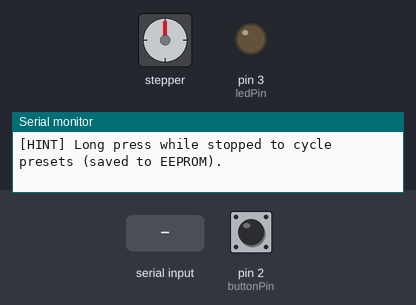
This sketch was run on a simulated Arduino Uno, built with avr-gcc and run on an emulated ATmega328P. Shown: stepper motor, output pins drawn as LEDs (lit = HIGH), the last lines printed to the serial monitor. Dashed ring = blinking. The test bench sets the inputs (shaded band); at power-on: pin 2 (buttonPin) HIGH. EEPROM starts erased; stepper angles assume 4096 steps per turn; pins used as bus, display or sensor lines are not drawn.

Above: at 1.9 s.
2.0 s: pin 2 (buttonPin) pulled LOW for 0.15 s
At 2.32 s:
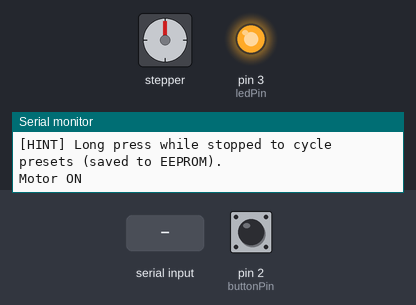
5.0 s: pin 2 (buttonPin) pulled LOW for 0.15 s
At 6.3 s:
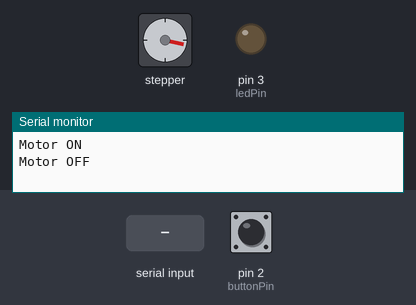
6.6 s: pin 2 (buttonPin) pulled LOW for 1 s
At 7.74 s:
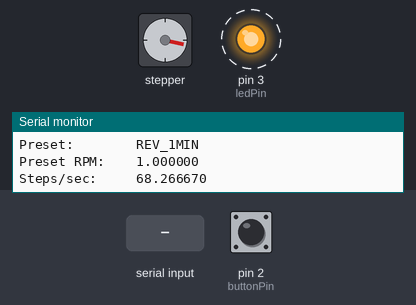
9.6 s: pin 2 (buttonPin) pulled LOW for 0.15 s
At 12.62 s:
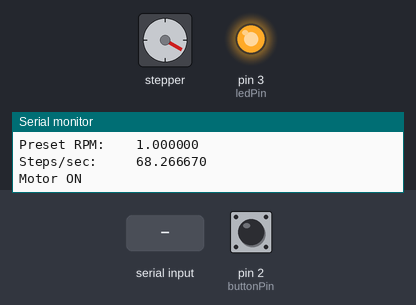
12.7 s: "t90\n" received over Serial
15.7 s: pin 2 (buttonPin) pulled LOW for 0.15 s
At 16.7 s:
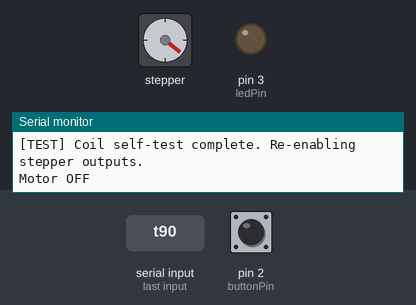
Timing chart, 0 to 18.3 s (numbered marks = the images above; inputs shaded):
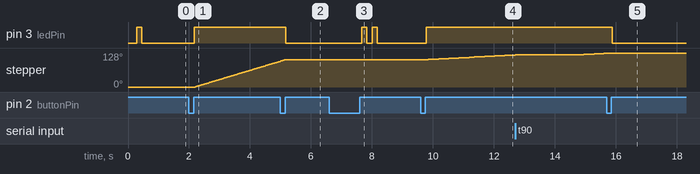

The sketch:

spinner_control.ino
```cpp
// Astra Drive
// Supports today's ULN2003+28BYJ-48 and a future STEP/DIR (e.g., NEMA‑17 + A4988/DRV8825)
// Paste directly into the Arduino IDE.

#include <AccelStepper.h>
#include <EEPROM.h>

// ========================= DRIVER SELECTION =========================
// Pick ONE of the following by uncommenting it. Default: ULN2003 28BYJ‑48.
#define DRIVER_ULN2003_28BYJ
// #define DRIVER_STEP_DIR  // e.g., NEMA‑17 + A4988/DRV8825/STEP-DIR driver
// ===================================================================

// ========================= SPEED PRESETS ============================
// Human-friendly speeds (one revolution per X time). Change PRESET.
enum SpeedPreset { REV_4H, REV_2H, REV_1MIN, REV_10S };
const uint8_t PRESET_COUNT = 4;
const SpeedPreset PRESET_SEQUENCE[PRESET_COUNT] = {
  REV_10S,
  REV_1MIN,
  REV_2H,
  REV_4H
};
SpeedPreset PRESET = REV_10S;  // <— bench-test friendly default; change this for the final display speed

const int PRESET_EEPROM_ADDR = 0;
const unsigned long longPressMs = 900;

static inline float rpmForPreset(SpeedPreset p) {
  switch (p) {
    case REV_4H:   return 60.0f / 14400.0f; // 4 hours
    case REV_2H:   return 60.0f /  7200.0f; // 2 hours
    case REV_1MIN: return 1.0f;             // 1 minute
    case REV_10S:  return 6.0f;             // 10 seconds
    default:       return 60.0f / 14400.0f;
  }
}
// ===================================================================

// ========================= IO PINS ==================================
const int buttonPin = 2;  // momentary to GND; uses INPUT_PULLUP
const int ledPin    = 3;  // status LED mirrors motor state

#if defined(DRIVER_ULN2003_28BYJ)
  // ULN2003 + 28BYJ‑48 wiring
  // Keep physical wiring sequential IN1→IN2→IN3→IN4 on the board.
  // AccelStepper’s HALF4WIRE needs a *software* sequence; different boards sometimes want a different order.
  // Set ULN2003_PIN_SEQUENCE to one of: 1324, 1234, 1423, 1243
  #define ULN2003_PIN_SEQUENCE 1324

  const int IN1_PIN = 8;   // ULN2003 IN1 → Arduino D8
  const int IN2_PIN = 9;   // ULN2003 IN2 → Arduino D9
  const int IN3_PIN = 10;  // ULN2003 IN3 → Arduino D10
  const int IN4_PIN = 11;  // ULN2003 IN4 → Arduino D11

  #if   ULN2003_PIN_SEQUENCE == 1324
    AccelStepper stepper(AccelStepper::HALF4WIRE, IN1_PIN, IN3_PIN, IN2_PIN, IN4_PIN);
    const char* SEQ_LABEL = "1,3,2,4";
  #elif ULN2003_PIN_SEQUENCE == 1234
    AccelStepper stepper(AccelStepper::HALF4WIRE, IN1_PIN, IN2_PIN, IN3_PIN, IN4_PIN);
    const char* SEQ_LABEL = "1,2,3,4";
  #elif ULN2003_PIN_SEQUENCE == 1423
    AccelStepper stepper(AccelStepper::HALF4WIRE, IN1_PIN, IN4_PIN, IN2_PIN, IN3_PIN);
    const char* SEQ_LABEL = "1,4,2,3";
  #elif ULN2003_PIN_SEQUENCE == 1243
    AccelStepper stepper(AccelStepper::HALF4WIRE, IN1_PIN, IN2_PIN, IN4_PIN, IN3_PIN);
    const char* SEQ_LABEL = "1,2,4,3";
  #else
    #error "Invalid ULN2003_PIN_SEQUENCE (use 1324, 1234, 1423, or 1243)"
  #endif
#elif defined(DRIVER_STEP_DIR)
  // STEP/DIR driver (A4988/DRV8825/TMC)—adjust pins to your wiring
  const int STEP_PIN = 8;
  const int DIR_PIN  = 9;
  AccelStepper stepper(AccelStepper::DRIVER, STEP_PIN, DIR_PIN);
#else
  #error "Select a driver: define DRIVER_ULN2003_28BYJ or DRIVER_STEP_DIR"
#endif
// ===================================================================

// ========================= MOTOR COUNTS =============================
// Define how many *commanded* steps equal one output-shaft revolution.
// ULN2003+28BYJ-48 with HALF4WIRE runs half-steps; typical gearbox ≈ 1:64.
//  - 28BYJ full-step count ≈ 2048 steps/rev
//  - 28BYJ half-step count ≈ 4096 steps/rev (smoother, our default)
// For STEP/DIR drivers, effective steps = motor_base_steps * MICROSTEP.
#if defined(DRIVER_ULN2003_28BYJ)
  const long STEPS_PER_REV = 4096L;  // half-step equivalent for most 28BYJ-48 sets
#elif defined(DRIVER_STEP_DIR)
  const int  BASE_STEPS_PER_REV = 200;  // NEMA‑17 1.8° = 200 full steps/rev
  const int  MICROSTEP          = 16;   // match your driver jumpers (1,2,4,8,16,32…)
  const long STEPS_PER_REV      = (long)BASE_STEPS_PER_REV * MICROSTEP;
#endif
// ===================================================================

// ========================= STATE ====================================
bool motorOn = false;
int  lastButton = HIGH;
int  stableButton = HIGH;
unsigned long lastDebounceMs = 0;
unsigned long buttonPressedAtMs = 0;
const unsigned long debounceMs = 25;

// Derived speed (steps per second)
float rpm = 0.0f;
float sps = 0.0f;  // steps per second
// ===================================================================

static inline bool isValidPresetByte(uint8_t raw) {
  return raw < PRESET_COUNT;
}

const char* labelForPreset(SpeedPreset p) {
  switch (p) {
    case REV_4H:   return "REV_4H";
    case REV_2H:   return "REV_2H";
    case REV_1MIN: return "REV_1MIN";
    case REV_10S:  return "REV_10S";
    default:       return "UNKNOWN";
  }
}

uint8_t sequenceIndexForPreset(SpeedPreset p) {
  for (uint8_t i = 0; i < PRESET_COUNT; ++i) {
    if (PRESET_SEQUENCE[i] == p) return i;
  }
  return 0;
}

uint8_t blinkCountForPreset(SpeedPreset p) {
  return sequenceIndexForPreset(p) + 1u;
}

void savePresetToEeprom() {
  EEPROM.update(PRESET_EEPROM_ADDR, (uint8_t)PRESET);
}

void loadPresetFromEeprom() {
  uint8_t raw = EEPROM.read(PRESET_EEPROM_ADDR);
  if (isValidPresetByte(raw)) {
    PRESET = (SpeedPreset)raw;
  }
}

void restoreLedState() {
  digitalWrite(ledPin, motorOn ? HIGH : LOW);
}

void blinkSelectedPreset() {
  const uint8_t count = blinkCountForPreset(PRESET);
  for (uint8_t i = 0; i < count; ++i) {
    digitalWrite(ledPin, HIGH);
    delay(170);
    digitalWrite(ledPin, LOW);
    delay((i + 1u < count) ? 170 : 280);
  }
  restoreLedState();
}

void printActivePreset() {
  Serial.print("Preset:        ");
  Serial.println(labelForPreset(PRESET));
  Serial.print("Preset RPM:    ");
  Serial.println(rpm, 6);
  Serial.print("Steps/sec:     ");
  Serial.println(sps, 6);
}

void toggleMotorState() {
  motorOn = !motorOn;
  restoreLedState();
  Serial.println(motorOn ? "Motor ON" : "Motor OFF");

  if (motorOn) {
    stepper.enableOutputs();
  } else {
    stepper.disableOutputs();
  }
}

void advancePreset() {
  uint8_t nextIndex = (uint8_t)((sequenceIndexForPreset(PRESET) + 1u) % PRESET_COUNT);
  PRESET = PRESET_SEQUENCE[nextIndex];
  configureSpeedFromPreset();
  savePresetToEeprom();
  Serial.println("[BUTTON] Preset changed.");
  printActivePreset();
  blinkSelectedPreset();
}

#if defined(DRIVER_ULN2003_28BYJ)
void coilSelfTest(unsigned long dwellMs = 400) {
  Serial.println("[TEST] Starting ULN2003 coil self-test (IN1→IN2→IN3→IN4)");
  stepper.disableOutputs();
  // Ensure inputs are OUTPUTs
  pinMode(IN1_PIN, OUTPUT);
  pinMode(IN2_PIN, OUTPUT);
  pinMode(IN3_PIN, OUTPUT);
  pinMode(IN4_PIN, OUTPUT);
  auto allLow = [](){
    digitalWrite(IN1_PIN, LOW);
    digitalWrite(IN2_PIN, LOW);
    digitalWrite(IN3_PIN, LOW);
    digitalWrite(IN4_PIN, LOW);
  };
  allLow();
  // Energize each coil one by one so board LEDs should light 1→2→3→4
  digitalWrite(IN1_PIN, HIGH); Serial.println("[TEST] IN1 HIGH"); delay(dwellMs); allLow(); delay(100);
  digitalWrite(IN2_PIN, HIGH); Serial.println("[TEST] IN2 HIGH"); delay(dwellMs); allLow(); delay(100);
  digitalWrite(IN3_PIN, HIGH); Serial.println("[TEST] IN3 HIGH"); delay(dwellMs); allLow(); delay(100);
  digitalWrite(IN4_PIN, HIGH); Serial.println("[TEST] IN4 HIGH"); delay(dwellMs); allLow();
  Serial.println("[TEST] Coil self-test complete. Re-enabling stepper outputs.");
  stepper.enableOutputs();
}
#endif

void configureSpeedFromPreset() {
  rpm = rpmForPreset(PRESET);
  sps = rpm * (float)STEPS_PER_REV / 60.0f;  // AccelStepper expects steps/second
  if (sps < 0.0001f) sps = 0.0001f;
  if (sps > 5000.0f) sps = 5000.0f;

  stepper.setMaxSpeed(max(1000.0f, sps * 2.0f));
  stepper.setAcceleration(0.0f);
  stepper.setSpeed(sps);
}

void setup() {
  pinMode(buttonPin, INPUT_PULLUP);
  pinMode(ledPin, OUTPUT);
  digitalWrite(ledPin, LOW);
  Serial.begin(9600);

  loadPresetFromEeprom();
  configureSpeedFromPreset();
  stepper.disableOutputs(); // coils off when not running (cool & quiet)

  // --- Console summary ---
#if defined(DRIVER_ULN2003_28BYJ)
  Serial.println("Driver: ULN2003 + 28BYJ-48 (HALF4WIRE)");
#elif defined(DRIVER_STEP_DIR)
  Serial.print("Driver: STEP/DIR  (microstep = "); Serial.print(MICROSTEP); Serial.println(")");
#endif
  Serial.print("STEPS_PER_REV: "); Serial.println(STEPS_PER_REV);
#if defined(DRIVER_ULN2003_28BYJ)
  Serial.print("Pin sequence:  "); Serial.println(SEQ_LABEL);
#endif
  printActivePreset();
  #if defined(DRIVER_ULN2003_28BYJ)
    Serial.println("[HINT] Send 't' in Serial Monitor to run coil self-test.");
  #endif
  Serial.println("[HINT] Short press button to toggle motor on/off.");
  Serial.println("[HINT] Long press while stopped to cycle presets (saved to EEPROM).");
  blinkSelectedPreset();
}

void loop() {
  // --- Serial commands (diagnostics) ---
  if (Serial.available()) {
    int c = Serial.read();
    if (c == 't' || c == 'T') {
#if defined(DRIVER_ULN2003_28BYJ)
      coilSelfTest();
#else
      Serial.println("[TEST] Coil self-test only available for ULN2003 build.");
#endif
    }
  }
  // --- Debounced button toggle ---
  int reading = digitalRead(buttonPin);
  if (reading != lastButton) {
    lastDebounceMs = millis();
  }
  if (millis() - lastDebounceMs > debounceMs) {
    if (reading != stableButton) {
      stableButton = reading;
      if (stableButton == LOW) {
        buttonPressedAtMs = millis();
      } else {
        unsigned long heldMs = millis() - buttonPressedAtMs;
        if (heldMs >= longPressMs) {
          if (motorOn) {
            Serial.println("[BUTTON] Stop the motor first to change presets.");
          } else {
            advancePreset();
          }
        } else {
          toggleMotorState();
        }
      }
    }
  }
  lastButton = reading;

  // --- Run motor when ON (non-blocking) ---
  if (motorOn) {
    stepper.runSpeed();
  }
}
```

Measured:
- after the input at 2.0 s, pin 3 (ledPin): LOW → HIGH after 0.18 s; stepper: keeps turning clockwise at about 35°/s, starting after 0.20 s
- after the input at 5.0 s, pin 3 (ledPin): HIGH → LOW after 0.18 s; stepper: goes on until 5.2 s, then stays 103°
- after the input at 6.6 s, pin 3 (ledPin): alternates HIGH for 0.17 s and LOW for 0.17 s, 4 changes in all, then stays LOW, starting after 1.1 s
- after the input at 9.6 s, pin 3 (ledPin): LOW → HIGH after 0.18 s; stepper: keeps turning clockwise at about 6°/s, starting after 0.25 s
- after the input at 15.7 s, pin 3 (ledPin): HIGH → LOW after 0.18 s; stepper: goes on until 15.8 s, then stays 128°
